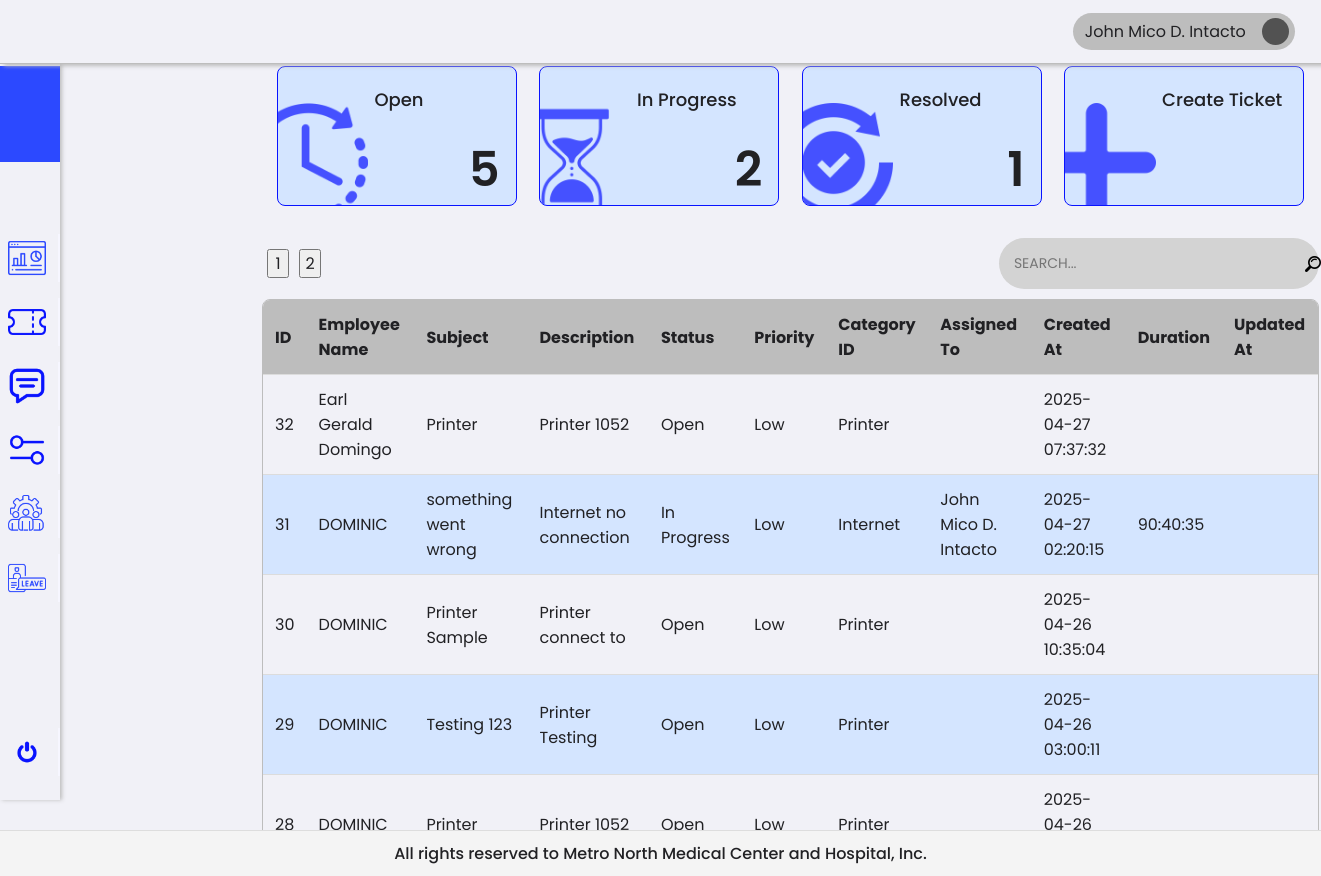
/1/hrAdmin/ticket.php (signed in), run on the app's committed database.
### tables this page shows
CREATE TABLE `tickets` (
  `id` int(11) NOT NULL,
  `employee_id` int(11) NOT NULL,
  `subject` varchar(255) NOT NULL,
  `description` text NOT NULL,
  `status` enum('Open','In Progress','Resolved','Closed') DEFAULT 'Open',
  `priority` enum('Low','Medium','High') DEFAULT 'Low',
  `category_id` int(11) NOT NULL,
  `assigned_to` int(11) DEFAULT NULL,
  `created_at` timestamp NOT NULL DEFAULT current_timestamp(),
  `start_at` timestamp NULL DEFAULT NULL,
  `updated_at` timestamp NULL DEFAULT NULL,
  `leave_type_id` int(11) DEFAULT NULL,
  `leave_request_id` int(11) DEFAULT NULL
);

CREATE TABLE `users` (
  `id` int(11) NOT NULL,
  `name` varchar(255) NOT NULL,
  `email` varchar(255) NOT NULL,
  `password` varchar(255) NOT NULL,
  `role` enum('Employee','HR','HR HEAD','Admin') NOT NULL,
  `department` varchar(255) DEFAULT NULL,
  `status` enum('Active','Inactive') NOT NULL,
  `created_at` timestamp NOT NULL DEFAULT current_timestamp()
);

CREATE TABLE `categories` (
  `id` int(11) NOT NULL,
  `name` varchar(255) NOT NULL
);

### 0/includes/platesCount.php (called while the page is built, shortened)
<?php
try {
    require 'db.php';
    $statusCounts = [
        'Open' => 0,
        'In Progress' => 0,
        'Resolved' => 0
    ];
    $sql = "SELECT status, COUNT(*) AS count FROM tickets WHERE status IN ('Open', 'In Progress', 'Resolved') GROUP BY status";
    $stmt = $pdo->query($sql);
    $results = $stmt->fetchAll(PDO::FETCH_ASSOC);
    foreach ($results as $row) {
        $statusCounts[$row['status']] = $row['count'];
    }
} catch (PDOException $e) {
    die("Database connection failed: " . $e->getMessage());
}

### 0/includes/adminTableQuery.php (called while the page is built, shortened)
<?php
try {
    require 'db.php';
    require 'platesCount.php';
    $sql = "SELECT
                t.id,
                e.name AS employee_name,
                 e.department AS assigned_department,
                t.subject,
                t.description,
                t.status,
                t.priority,
                c.name AS category_name,
                a.name AS assigned_to_name,
                t.created_at,
                t.start_at,
                t.updated_at
            FROM tickets t
            LEFT JOIN users e ON t.employee_id = e.id
            LEFT JOIN users a ON t.assigned_to = a.id
            LEFT JOIN categories c ON t.category_id = c.id
            ORDER BY t.created_at DESC";
    $stmt = $pdo->prepare($sql);
    $stmt->execute();
    $tickets = $stmt->fetchAll(PDO::FETCH_ASSOC);
} catch (PDOException $e) {
    die("Database connection failed: " . $e->getMessage());
}

### 1/hrAdmin/ticket.php (the view, shortened to what this page needs)
<?php
require_once '../../0/includes/employeeTicket.php';
require_once '../../0/includes/adminTableQuery.php';
?>
<!DOCTYPE html>
<html lang="en">
<head>
    <link rel="stylesheet" href="../../assets/css/framework.css">
</head>
<body>
    <div class="container">
        <div class="sideNav">
            <div class="sideNavLogo img-cover"></div>
            <div class="navBtn">
                <div class="navBtnIcon img-contain" style="background-image: url(../../assets/images/icons/dashboard.png);"></div>
            </div>
            <div class="navBtn">
                <div class="navBtnIcon img-contain" style="background-image: url(../../assets/images/icons/ticket.png);"></div>
            </div>
            <div class="navBtn">
                <div class="navBtnIcon img-contain" style="background-image: url(../../assets/images/icons/chat.png);"></div>
            </div>
            <div class="navBtn">
                <div class="navBtnIcon img-contain" style="background-image: url(../../assets/images/icons/settings.png);"></div>
            </div>
            <div class="navBtn">
                <div class="navBtnIcon img-contain" style="background-image: url(../../assets/images/icons/management.png);"></div>
            </div>
            <div class="navBtn">
                <div class="navBtnIcon img-contain" style="background-image: url(../../assets/images/icons/leave.png);"></div>
            </div>
            <div class="navBtn">
                <div class="navBtnIcon img-contain" style="background-image: url(../../assets/images/icons/switch.png);"></div>
            </div>
        </div>
        <div class="content">
            <div class="topNav">
                <div class="account">
                    <div class="accountName">John Doe</div>
                    <div class="accountIcon img-contain"></div>
                </div>
            </div>
            <div class="row plateRow">
                <div class="col plate" id="plate1" data-status="Open">
                    <div class="plateIcon" style="background-image: url(../../assets/images/icons/time-left.png);"></div>
                    <div class="plateContent">
                        <div class="plateTitle">Open</div>
                        <div class="plateValue"><?= htmlspecialchars($statusCounts['Open']) ?></div>
                    </div>
                </div>
                <div class="col plate" id="plate2" data-status="In Progress">
                    <div class="plateIcon" style="background-image: url(../../assets/images/icons/hourglass.png);"></div>
                    <div class="plateContent">
                        <div class="plateTitle">In Progress</div>
                        <div class="plateValue"><?= htmlspecialchars($statusCounts['In Progress']) ?></div>
                    </div>
                </div>
                <div class="col plate" id="plate3" data-status="Resolved">
                    <div class="plateIcon" style="background-image: url(../../assets/images/icons/ethics.png);"></div>
                    <div class="plateContent">
                        <div class="plateTitle">Resolved</div>
                        <div class="plateValue"><?= htmlspecialchars($statusCounts['Resolved']) ?></div>
                    </div>
                </div>
                <div class="col plate" id="plate4">
                    <div class="plateIcon" style="background-image: url(../../assets/images/icons/add.png);"></div>
                    <div class="plateContent">
                        <div class="plateTitle">Create Ticket</div>
                        <div class="plateValue"></div>
                    </div>
                </div>
            </div>
            <div class="pagination-wrapper">
                <div class="pagination">
                <div id="paginationControls" class="mt-3"></div>
                </div>
                <div class="search-container">
                    <input type="text" id="searchInput" placeholder="SEARCH..." class="search-input">
                    <div class="search-icon">
                        <img src="../../assets/images/icons/search.png" alt="Search">
                    </div>
                </div>
            </div>
            <div class="tableContainer">
                <table id="ticketTable">
                    <thead>
                        <tr>
                            <th>ID <i class="fas fa-sort"></i></th>
                            <th>Employee Name <i class="fas fa-sort"></i></th>
                            <th>Subject <i class="fas fa-sort"></i></th>
                            <th>Description <i class="fas fa-sort"></i></th>
                            <th>Status <i class="fas fa-sort"></i></th>
                            <th>Priority <i class="fas fa-sort"></i></th>
                            <th>Category ID <i class="fas fa-sort"></i></th>
                            <th>Assigned To <i class="fas fa-sort"></i></th>
                            <th>Created At <i class="fas fa-sort"></i></th>
                            <th>Duration <i class="fas fa-sort"></i></th>
                            <th>Updated At <i class="fas fa-sort"></i></th>
                        </tr>
                    </thead>
                    <tbody>
                        <?php if (!empty($tickets)): ?>
                            <?php foreach ($tickets as $ticket): ?>
                                <tr data-id="<?= htmlspecialchars($ticket['id']) ?>"
                                    data-status="<?= htmlspecialchars($ticket['status']) ?>"
                                    data-priority="<?= htmlspecialchars($ticket['priority']) ?>"
                                    data-category="<?= htmlspecialchars($ticket['category_name']) ?>"
                                    data-assigned-name="<?= htmlspecialchars($ticket['assigned_to_name']) ?>"
                                    data-created-at="<?= htmlspecialchars($ticket['created_at']) ?>"
                                    data-start-at="<?= htmlspecialchars($ticket['start_at']) ?>"
                                    data-updated-at="<?= htmlspecialchars($ticket['updated_at']) ?>">
                                    <td><?= htmlspecialchars($ticket['id']) ?></td>
                                    <td><?= htmlspecialchars($ticket['employee_name']) ?></td>
                                    <td><?= htmlspecialchars($ticket['subject']) ?></td>
                                    <td><?= htmlspecialchars($ticket['description']) ?></td>
                                    <td><?= htmlspecialchars($ticket['status']) ?></td>
                                    <td><?= htmlspecialchars($ticket['priority']) ?></td>
                                    <td><?= htmlspecialchars($ticket['category_name']) ?></td>
                                    <td><?= htmlspecialchars($ticket['assigned_to_name']) ?></td>
                                    <td><?= htmlspecialchars($ticket['created_at']) ?></td>
                                    <td class="timer-cell" data-start-at="<?= htmlspecialchars($ticket['start_at']) ?>"></td>
                                    <td><?= htmlspecialchars($ticket['updated_at']) ?></td>
                                </tr>
                            <?php endforeach; ?>
                        <?php else: ?>
                            <tr>
                                <td colspan="10" style="text-align: center;">No tickets found</td>
                            </tr>
                        <?php endif; ?>
                    </tbody>
                </table>
            </div>
        </div>
    </div>
    <footer class="footer-messages">
        <p>All rights reserved to Metro North Medical Center and Hospital, Inc.</p>
    </footer>
</body>
</html>

### assets/css/framework.css (style rules this page uses)
:root { --white: #f6f6ff; --neutral-100: #f1f1f7; --neutral-200: #dcdcdc; --neutral-300: #bdbdbd; --neutral-400: #989898; --neutral-500: #7c7c7c; --neutral-600: #656565; --neutral-700: #525252; --neutral-800: #464646; --neutral-900: #3d3d3d; --neutral-950: #292929; --black: #212124; --primary-50: #e7f2ff; --primary-100: #d4e5ff; --primary-200: #b2cdff; --primary-300: #83abff; --primary-400: #537aff; --primary-500: #2c49ff; --primary-600: #0913ff; --primary-700: #0008ff; --primary-800: #040ecf; --primary-900: #0c158a; --primary-950: #080b5e; --secondary-50: #fefaec; --secondary-100: #fbf1ca; --secondary-200: #f8e38f; --secondary-300: #f3cb45; --secondary-400: #f1bc2e; --secondary-500: #ea9c16; --secondary-600: #cf7710; --secondary-700: #ac5511; --secondary-800: #8c4214; --secondary-900: #733614; --secondary-950: #421b06; --danger: #c53d3d; --danger-highlight: #ff6161; --warning: #eebf68; --approve: #89dc79; --fast: 128ms; --normal: 256ms; --slow: 512ms; }
* { margin: 0; padding: 0;; box-sizing: border-box;; font-family: 'Poppins', sans-serif; font-size: 16px; color: var(--black); cursor: default; }
body { display: flex; flex-direction: column; background-color: var(--neutral-100); }
.col { display: flex; flex-direction: column; }
.row { display: flex; flex-direction: row; }
.container { display: flex; flex-direction: column; align-items: center; justify-content: center; }
.sideNavLogo { height: 96px; width: 100%; background-color: var(--primary-500); margin: 50px 0 64px 0; }
.sideNav { position: fixed; left: 0; top: 0; z-index: 990; display: flex; flex-direction: column; width: 220px; height: 100vh; border-color: var(--primary-400); background-color: var(--neutral-100); box-shadow: 2px 0 4px 0 var(--neutral-300); padding: 16px 0; }
.sideNav >.navBtn:last-child { margin-top: auto; }
.navBtn { position: relative; display: flex; flex-direction: row; align-items: center; height: 48px; width: 100%; border: none; margin: 8px 0; padding: 0 8px 0 8px; gap: 12px; cursor: pointer; transition: var(--fast); border-right: 2px solid var(--white); }
.navBtn > * { cursor: pointer; }
.navBtnIcon { display: flex; justify-content: center; align-items: center; height: 80%; aspect-ratio: 1/1; }
.sideNav { transition: width 0.3s ease; }
.topNav { position: fixed; top: 0; left: 0; display: flex; flex-direction: row; align-items: center; justify-content: flex-end; padding: 0 clamp(4px, 2%, 36px) 0 0; height: 64px; border-bottom: 1px solid var(--neutral-300); background-color: var(--neutral-100); box-shadow: 4px 2px 4px 0 var(--neutral-300); z-index: 9999; width: 100%; }
.account { display: flex; flex-direction: row; align-items: center; gap: 16px; cursor: pointer; height: 60%; background-color: var(--neutral-300); padding: 4px 6px 4px 12px; border-radius: 999px; cursor: pointer; }
.account > * { cursor: pointer; }
.accountIcon { background-color: var(--neutral-700); height: 90%; aspect-ratio: 1/1; border-radius: 50%; }
.img-contain { background-size: contain; background-position: center center; background-repeat: no-repeat; }
.img-cover { background-size: cover; background-position: center center; background-repeat: no-repeat; }
.plateRow { flex-wrap: wrap; justify-content: space-evenly; gap: 8px; margin: 0 0 32px 0; }
.plate { position: relative; width: 240px; height: 140px; padding: 8px; background-color: var(--primary-100); display: flex; justify-content: center; align-items: center; font-size: 24px; font-weight: 600; border-radius: 8px; overflow: hidden; cursor: pointer !important; border: 1px solid var(--primary-600); }
.plateIcon { position: absolute; top: 26%; left: -12%; width: 50%; aspect-ratio: 1/1; background-position: center center; background-repeat: no-repeat; background-size: cover; cursor: pointer; opacity: 0.7; }
.plateContent { display: flex; flex-direction: column; align-items: center; gap: 8px; color: white; width: 60%; height: 100%; align-self: flex-end; padding: 5% 0; cursor: pointer; }
.plateTitle { font-size: 18px; font-weight: 500; width: 100%; min-height: 32px; cursor: pointer; }
.plateValue { font-size: 48px; font-weight: 600; width: 100%; min-height: 32px; text-align: end; padding: 8px; cursor: pointer; }
.tableContainer { overflow-x: auto; }
table { overflow-x: auto; }

### data on the page
tickets: id "32", employee.name "Earl Gerald Domingo", subject "Printer", description "Printer 1052", status "Open", priority "Low", category.name "Printer", created_at "2025-04-27 07:37:32"
tickets: id "31", employee.name "DOMINIC", subject "something went wrong", description "Internet no connection", status "In Progress", priority "Low", category.name "Internet", assigned_to.name "John Mico D. Intacto", created_at "2025-04-27 02:20:15"
tickets: id "30", employee.name "DOMINIC", subject "Printer Sample", description "Printer connect to", status "Open", priority "Low", category.name "Printer", created_at "2025-04-26 10:35:04"
tickets: id "29", employee.name "DOMINIC", subject "Testing 123", description "Printer Testing", status "Open", priority "Low", category.name "Printer", created_at "2025-04-26 03:00:11"
tickets: id "28", employee.name "DOMINIC", subject "Printer", description "Printer 1052", status "Open", priority "Low", category.name "Printer", created_at "2025-04-26…"

### other printed values
$statusCounts['Open'] "5"
$statusCounts['In Progress'] "2"
$statusCounts['Resolved'] "1"
